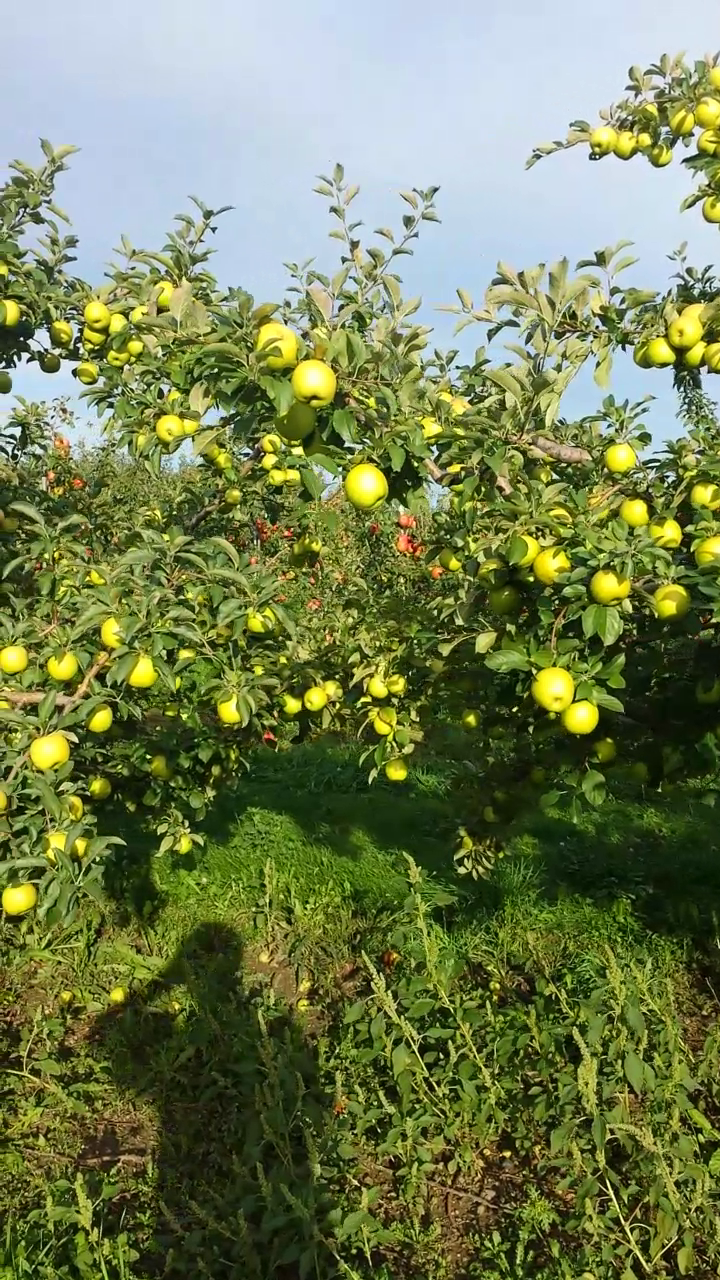
#> input picture original_data/detection/train/images/20150919_174151_apple101.jpg, 720 x 1280 px, found by its file name; its folder holds only this picture in this run
$ python mask_compare.py
#> lines starting #> are read from the running program, lines starting #| are printed output that depends on the picture
import os
import time

import cv2
import numpy as np


def mask_compare(image_path, mask_path):
    # 读取图像和掩码
    image = cv2.imread(image_path)
#> image is the input picture: shape (1280, 720, 3); mean B, G, R 83.8, 127.3, 115.7
    mask = cv2.imread(mask_path, cv2.IMREAD_GRAYSCALE)
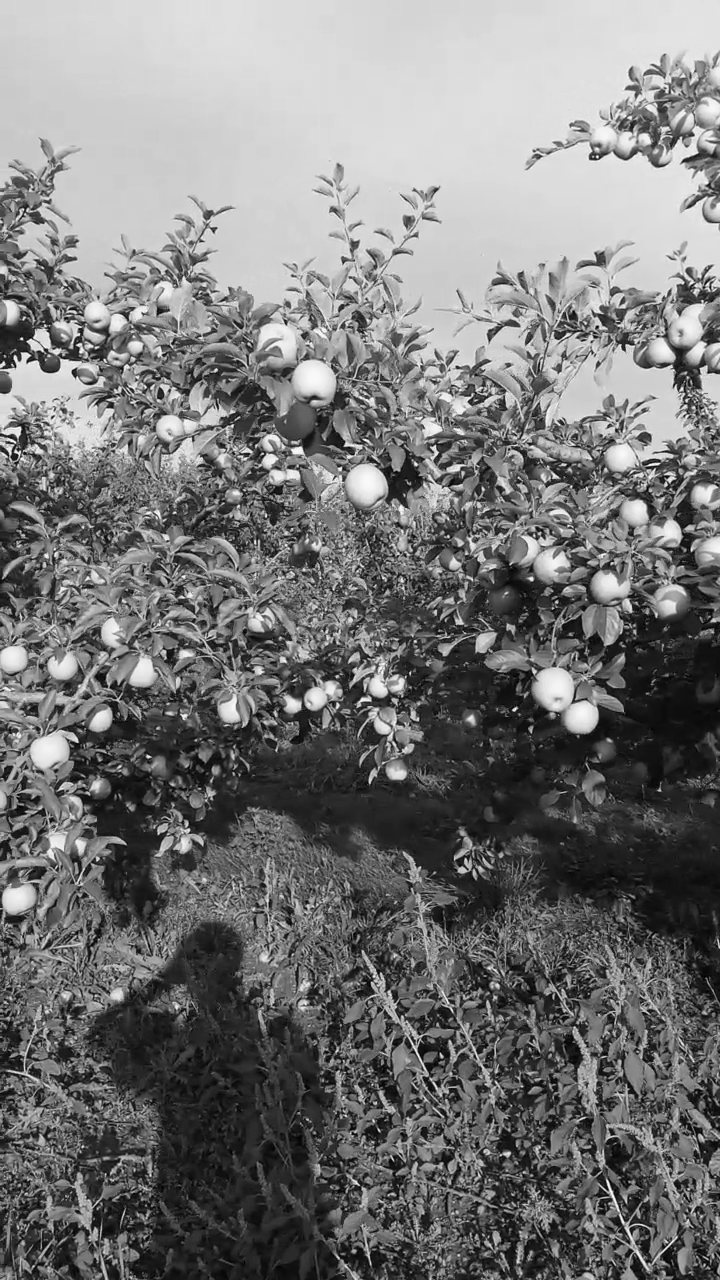
#> mask: shape (1280, 720); min 0, max 254, mean 118.4

    # 将掩码应用于图像
    masked_image = cv2.bitwise_and(image, image, mask=mask)

    # 创建一个空的比较结果图像
    comparison = np.hstack((image, masked_image))
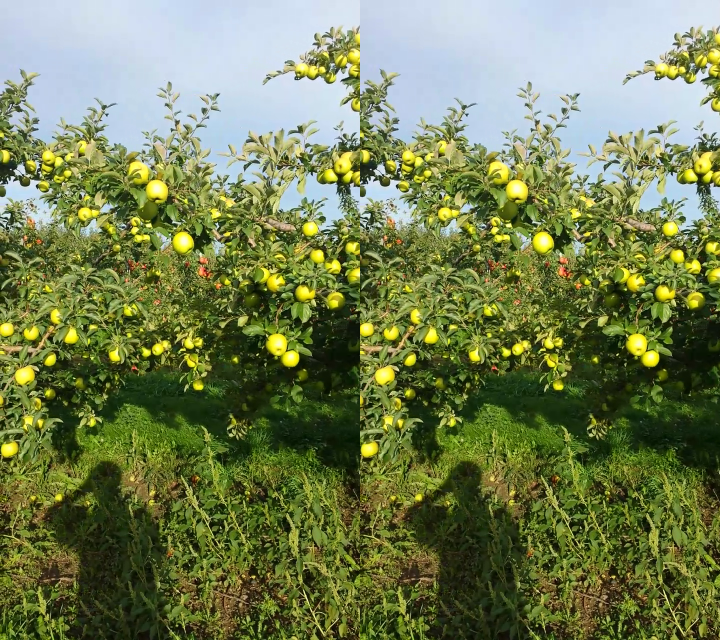
#> comparison: shape (1280, 1440, 3) (shown at 1/2 size); mean B, G, R 83.8, 127.3, 115.7

    # 显示图像和掩码的比较结果
    cv2.imshow("Image and Mask Comparison", comparison)
    cv2.waitKey(0)
    cv2.destroyAllWindows()


image_path = '../original_data/train/images/'
mask_path = '../original_data/train/masks/'

images = os.listdir(image_path)
for image in images:
    print(image_path + image)
    mask_compare(image_path+image, mask_path+image)
    time.sleep(0.1)

$ run again, on original_data/detection/train/images/20150919_174730_apple156.jpg
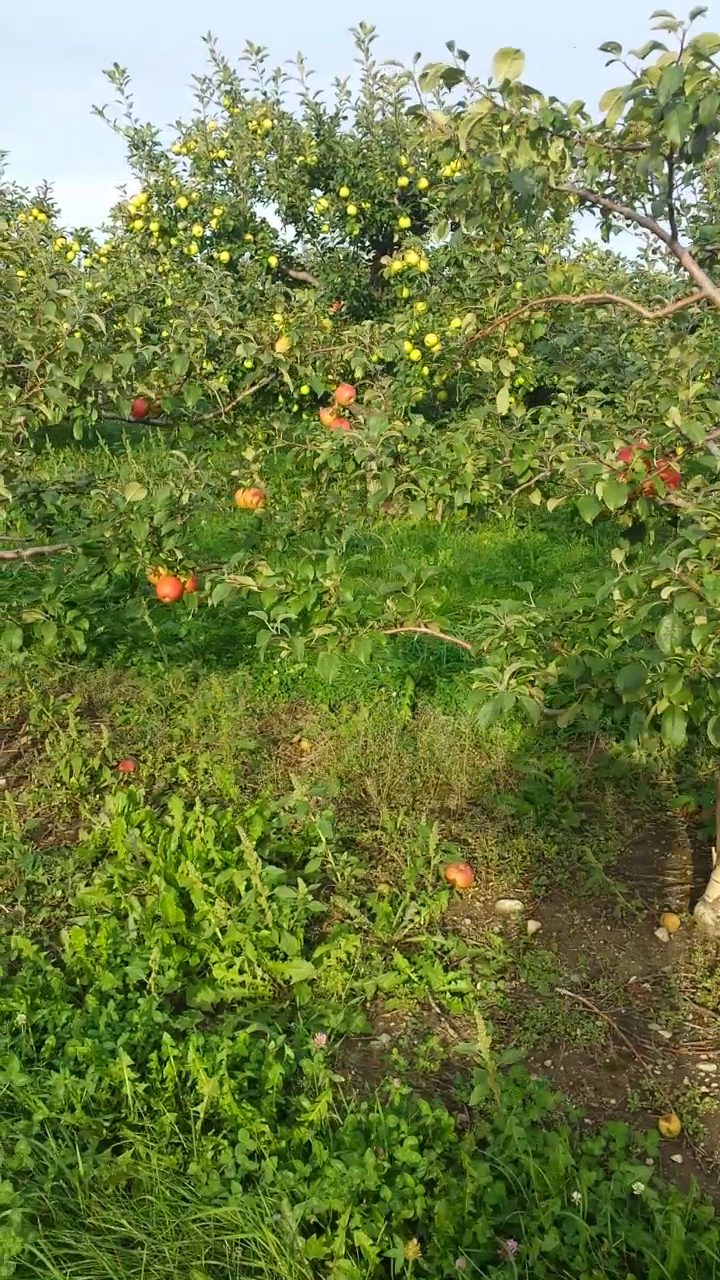
#> input picture original_data/detection/train/images/20150919_174730_apple156.jpg, 720 x 1280 px, found by its file name
#> in mask_compare, image is the input picture: shape (1280, 720, 3); mean B, G, R 66.4, 124.9, 110.4
#> in mask_compare, `mask = cv2.imread(mask_path, cv2.IMREAD_GRAYSCALE)`:
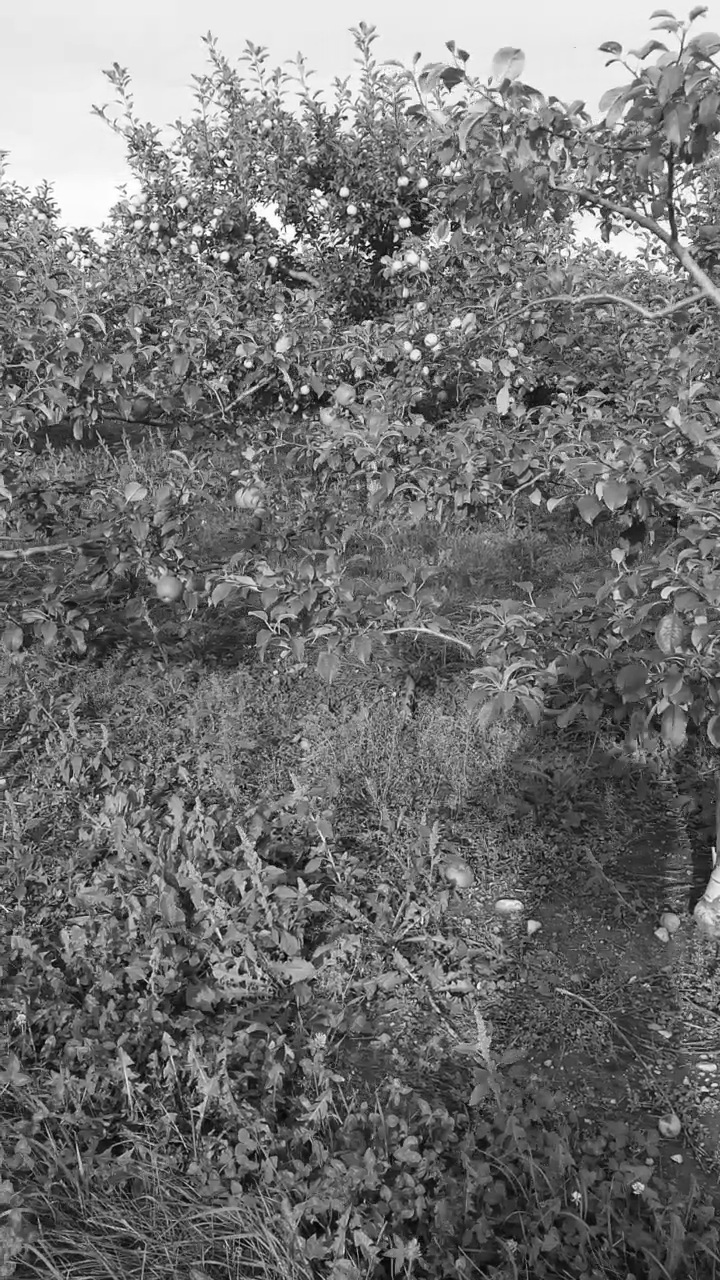
#> mask: shape (1280, 720); min 0, max 255, mean 113.5
#> in mask_compare, `comparison = np.hstack((image, masked_image))`:
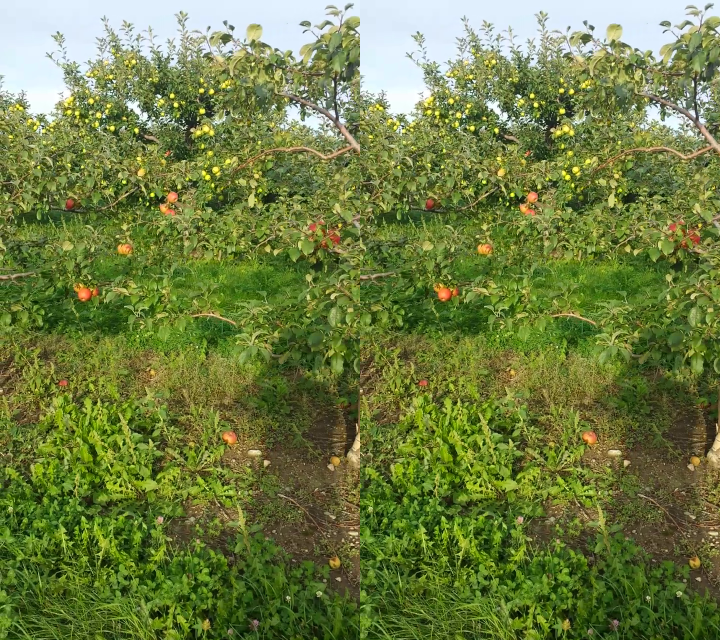
#> comparison: shape (1280, 1440, 3) (shown at 1/2 size); mean B, G, R 66.4, 124.9, 110.4

$ run again, on original_data/detection/train/images/20150919_174730_apple26.jpg
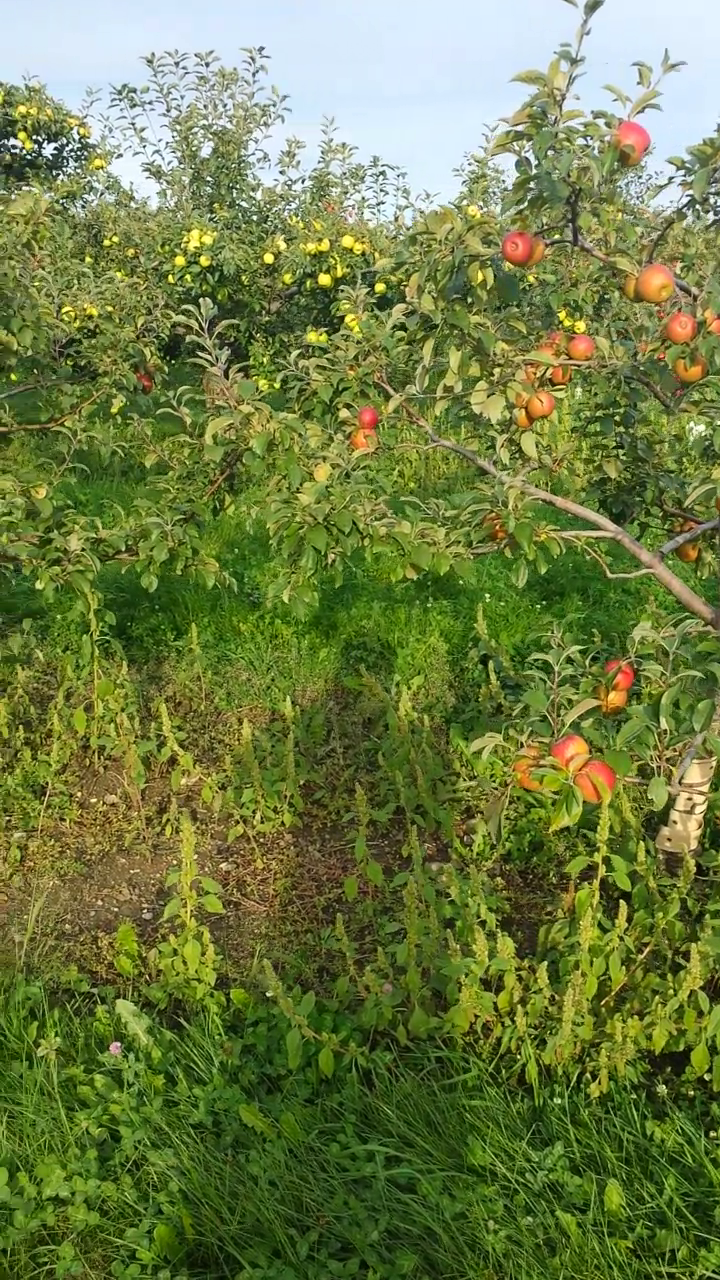
#> input picture original_data/detection/train/images/20150919_174730_apple26.jpg, 720 x 1280 px, found by its file name
#> in mask_compare, image is the input picture: shape (1280, 720, 3); mean B, G, R 68.3, 124.2, 110
#> in mask_compare, `mask = cv2.imread(mask_path, cv2.IMREAD_GRAYSCALE)`:
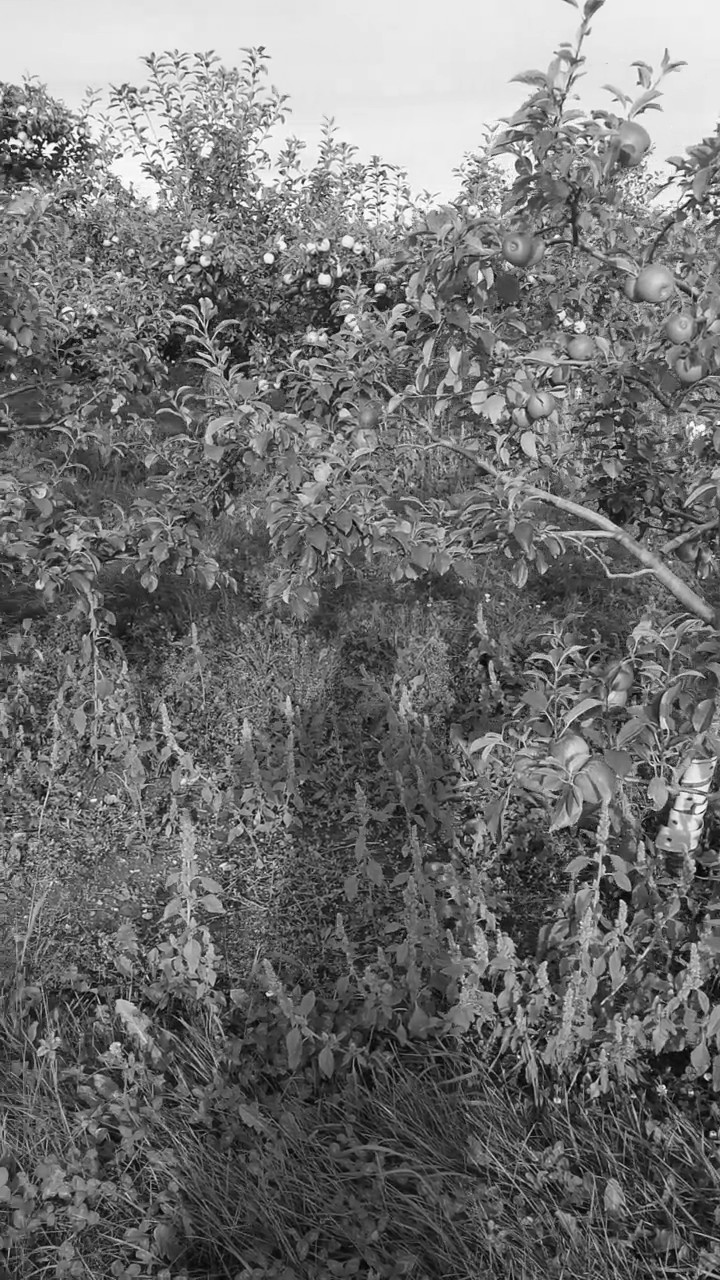
#> mask: shape (1280, 720); min 0, max 255, mean 113.1
#> in mask_compare, `comparison = np.hstack((image, masked_image))`:
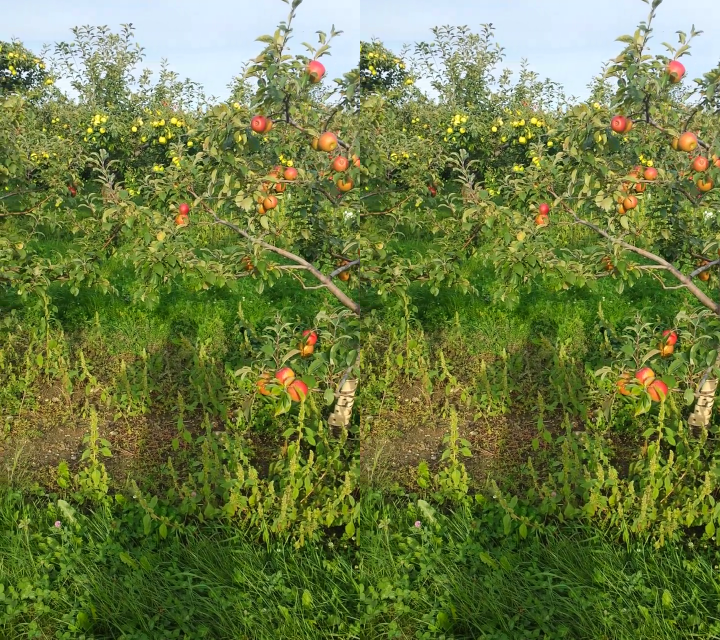
#> comparison: shape (1280, 1440, 3) (shown at 1/2 size); mean B, G, R 68.3, 124.2, 110

$ run again, on original_data/detection/train/images/20150919_174730_apple271.jpg
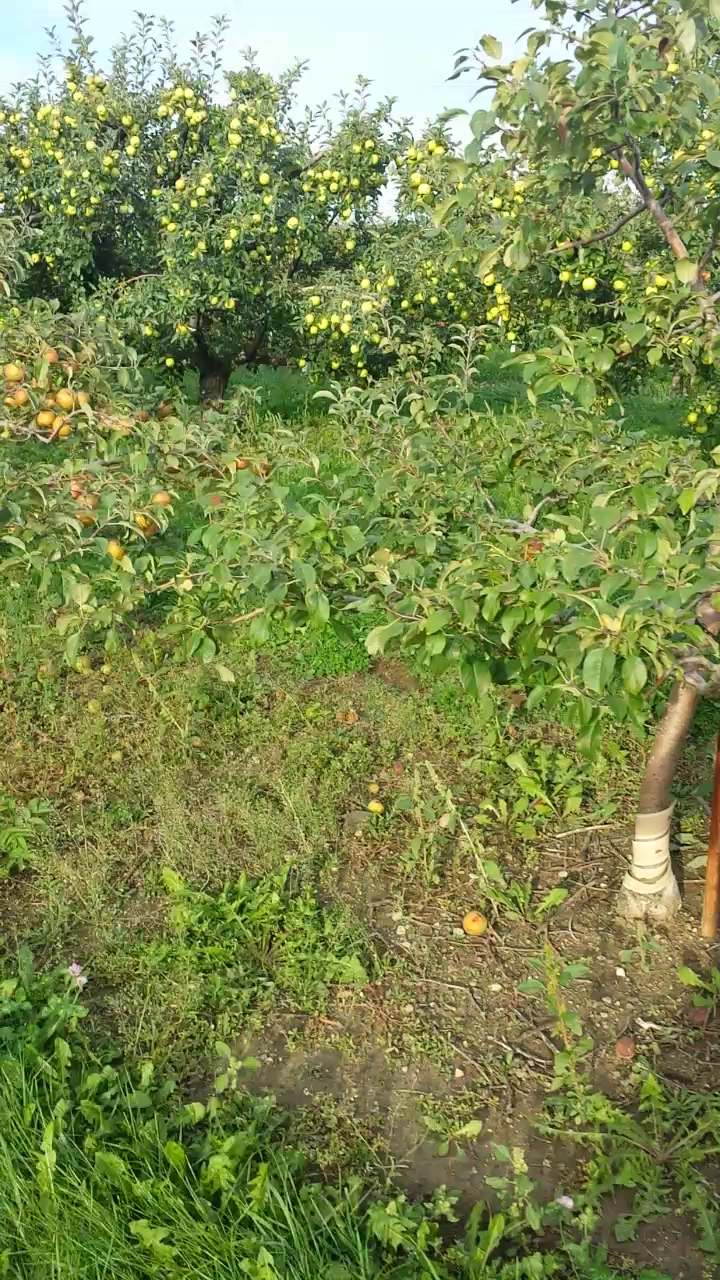
#> input picture original_data/detection/train/images/20150919_174730_apple271.jpg, 720 x 1280 px, found by its file name
#> in mask_compare, image is the input picture: shape (1280, 720, 3); mean B, G, R 79.8, 138.1, 125.2
#> in mask_compare, `mask = cv2.imread(mask_path, cv2.IMREAD_GRAYSCALE)`:
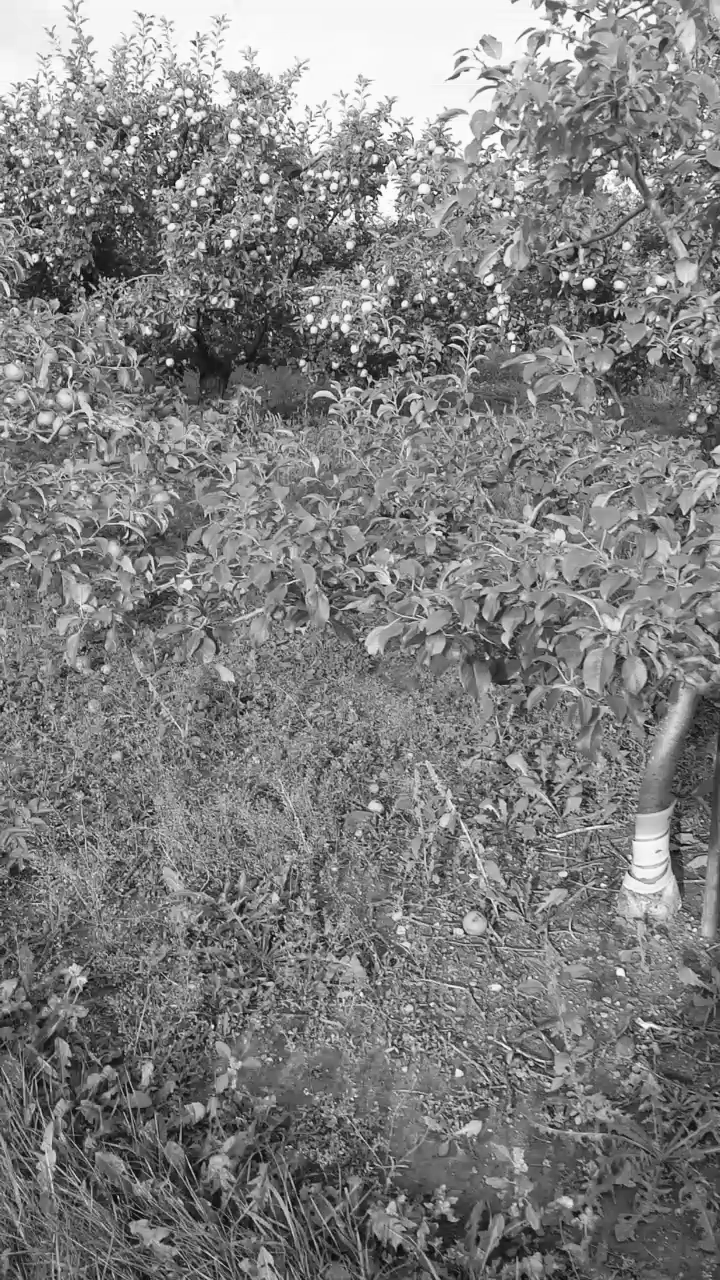
#> mask: shape (1280, 720); min 0, max 255, mean 127.1
#> in mask_compare, `comparison = np.hstack((image, masked_image))`:
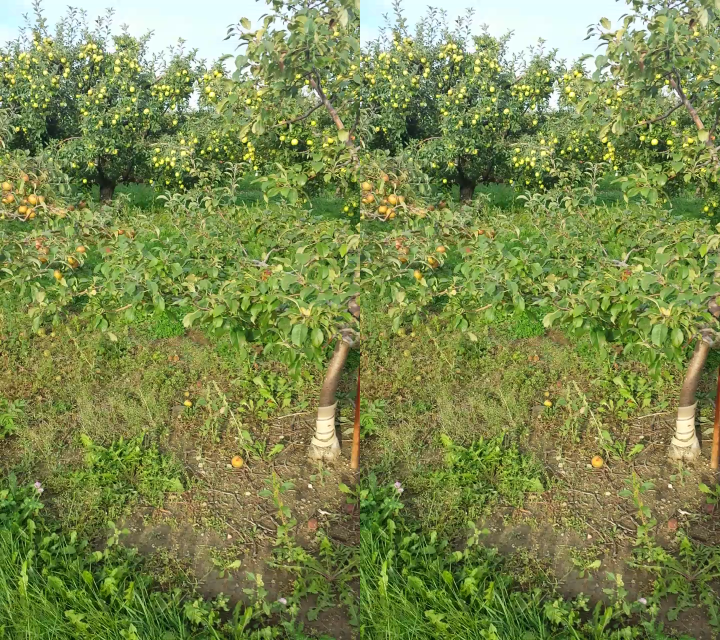
#> comparison: shape (1280, 1440, 3) (shown at 1/2 size); mean B, G, R 79.8, 138.1, 125.2
